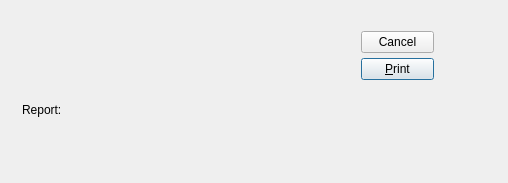
<?xml version="1.0" encoding="UTF-8"?>
<ui version="4.0">
 <comment>This file is part of the xTuple ERP: PostBooks Edition, a free and
open source Enterprise Resource Planning software suite,
Copyright (c) 1999-2014 by OpenMFG LLC, d/b/a xTuple.
It is licensed to you under the Common Public Attribution License
version 1.0, the full text of which (including xTuple-specific Exhibits)
is available at www.xtuple.com/CPAL.  By using this software, you agree
to be bound by its terms.</comment>
 <class>printItemLabelsByItem</class>
 <widget class="QDialog" name="printItemLabelsByItem">
  <property name="geometry">
   <rect>
    <x>0</x>
    <y>0</y>
    <width>508</width>
    <height>183</height>
   </rect>
  </property>
  <property name="windowTitle">
   <string>Print Part Label by Item</string>
  </property>
  <widget class="QWidget" name="layoutWidget">
   <property name="geometry">
    <rect>
     <x>350</x>
     <y>20</y>
     <width>95</width>
     <height>141</height>
    </rect>
   </property>
   <layout class="QVBoxLayout" name="_7">
    <property name="spacing">
     <number>5</number>
    </property>
    <item>
     <widget class="QPushButton" name="_close">
      <property name="text">
       <string>Cancel</string>
      </property>
     </widget>
    </item>
    <item>
     <widget class="QPushButton" name="_print">
      <property name="text">
       <string>&amp;Print</string>
      </property>
      <property name="default">
       <bool>true</bool>
      </property>
     </widget>
    </item>
    <item>
     <spacer name="Spacer38">
      <property name="orientation">
       <enum>Qt::Vertical</enum>
      </property>
      <property name="sizeType">
       <enum>QSizePolicy::Expanding</enum>
      </property>
      <property name="sizeHint" stdset="0">
       <size>
        <width>20</width>
        <height>20</height>
       </size>
      </property>
     </spacer>
    </item>
   </layout>
  </widget>
  <widget class="ItemCluster" name="_item">
   <property name="geometry">
    <rect>
     <x>21</x>
     <y>21</y>
     <width>311</width>
     <height>66</height>
    </rect>
   </property>
   <property name="sizePolicy">
    <sizepolicy hsizetype="Minimum" vsizetype="Minimum">
     <horstretch>0</horstretch>
     <verstretch>0</verstretch>
    </sizepolicy>
   </property>
   <property name="minimumSize">
    <size>
     <width>40</width>
     <height>40</height>
    </size>
   </property>
  </widget>
  <widget class="QLabel" name="_reportlab">
   <property name="geometry">
    <rect>
     <x>22</x>
     <y>102</y>
     <width>43</width>
     <height>16</height>
    </rect>
   </property>
   <property name="text">
    <string>Report:</string>
   </property>
  </widget>
  <widget class="XComboBox" name="_report">
   <property name="geometry">
    <rect>
     <x>72</x>
     <y>100</y>
     <width>131</width>
     <height>22</height>
    </rect>
   </property>
  </widget>
 </widget>
 <layoutdefault spacing="6" margin="11"/>
 <customwidgets>
  <customwidget>
   <class>ItemCluster</class>
   <extends></extends>
   <header>itemcluster.h</header>
  </customwidget>
  <customwidget>
   <class>XComboBox</class>
   <extends></extends>
   <header>xcombobox.h</header>
  </customwidget>
 </customwidgets>
 <includes>
  <include location="global">parameter.h</include>
 </includes>
 <resources/>
 <connections/>
</ui>
